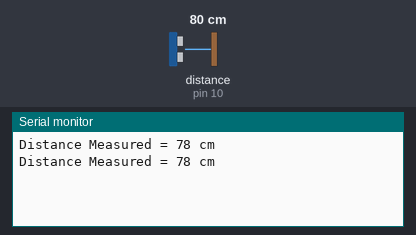
A sketch run on a simulated Arduino Uno, built with avr-gcc and run on an emulated ATmega328P. Shown: the last lines printed to the serial monitor. Wiring (inferred from the names in the program): ultrasonic range finder: trigger pin 9; echo pin 10. Inputs (shaded band) come from the test bench; at power-on: distance to the obstacle (sensor on pin 10) 80 cm. The echo pulse lasts 58.3 µs per cm.

Above: at 2.3 s.
2.4 s: distance to the obstacle (sensor on pin 10) set to 2 cm
At 3.6 s:
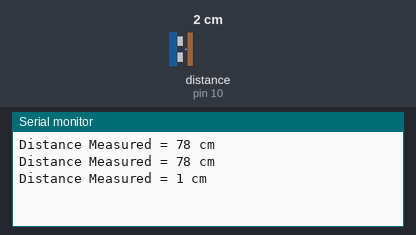
4.5 s: distance to the obstacle (sensor on pin 10) set to 4 cm
At 4.9 s:
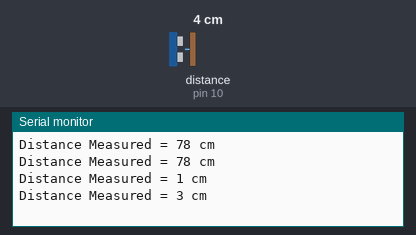
Timing chart, 0 to 7.5 s (numbered marks = the images above; inputs shaded):
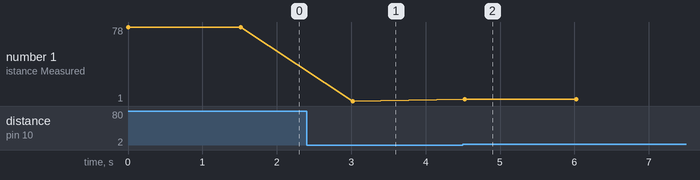

Measured:
- after the input at 2.4 s, the serial monitor: prints a new line after 0.62 s (image 1)
- after the input at 4.5 s, the serial monitor: prints a new line at once (image 2)
- plotted number 1: 78 → 1 after the input at 2.4 s, 1 → 3 after the input at 4.5 s

The sketch:

blt_master_sieuam.ino
```cpp
#include <SoftwareSerial.h>

const int trig = 9;
const int echo = 10;
unsigned long duration;
int distance;

SoftwareSerial HC05_master(2,3); //tx,rx
void setup() {
  Serial.begin(9600);
  HC05_master.begin(38400);
  pinMode(trig, OUTPUT);
  pinMode(echo, INPUT);
}

void loop() {
  digitalWrite(trig, LOW);
  delayMicroseconds(2);
  digitalWrite(trig, HIGH);
  delayMicroseconds(10);
  digitalWrite(trig, LOW);
  duration = pulseIn(echo, HIGH);
  distance = duration * 0.034 / 2 ;
  Serial.print("Distance Measured = ");
  Serial.print(distance);
  Serial.println(" cm ");

  if (distance<10) {
    HC05_master.println("ff");
  }
  else if (distance <20) {
    HC05_master.println("ffffff");
  }
  else if( distance >=20) {
    HC05_master.println("fffffffffffffff");
  }
  delay(1500);
}
```
